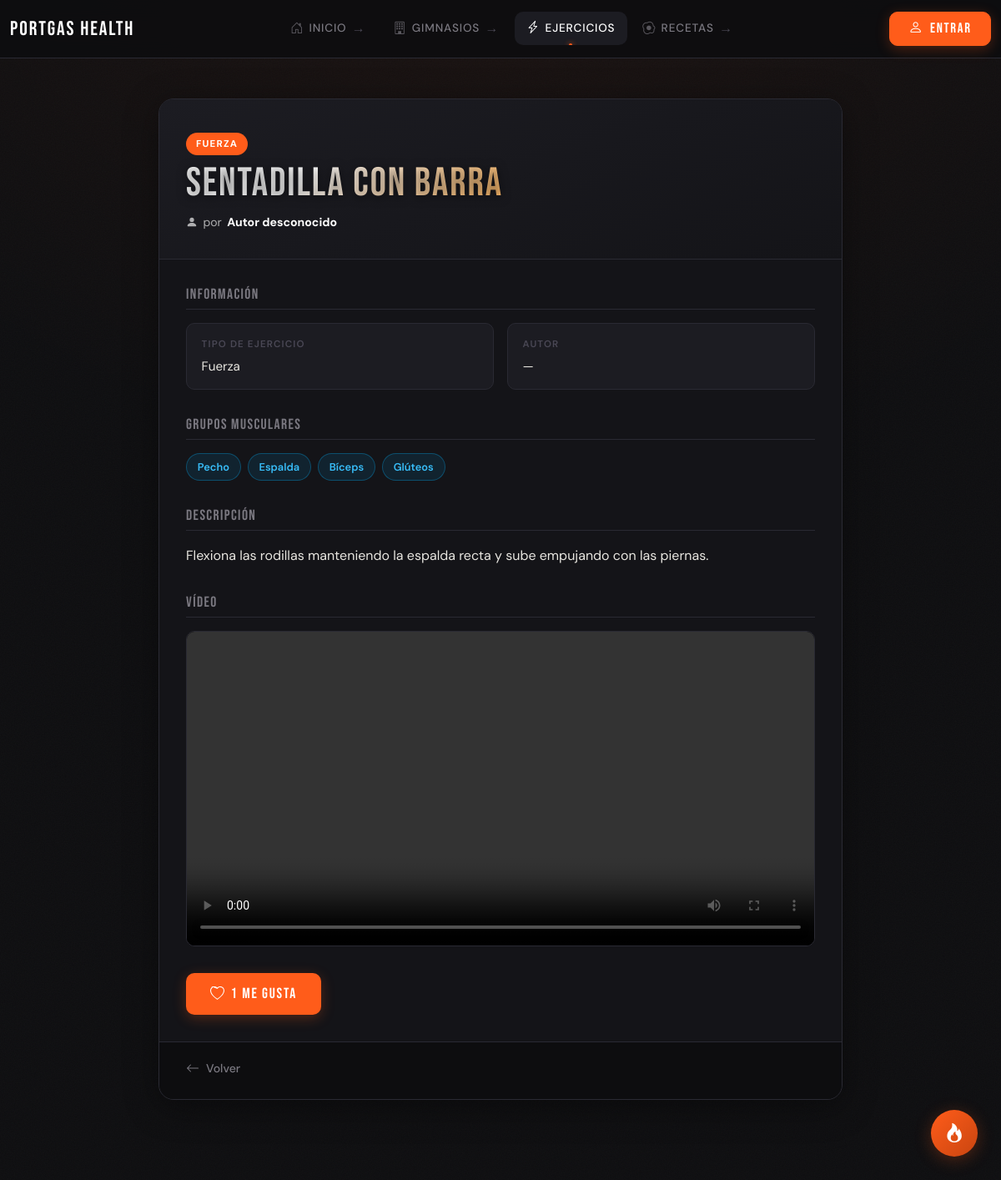
The app's page /ejercicios/265/ with its own data.
### ejercicios/models.py (models this page shows, shortened)
class Ejercicio(models.Model):
    nombre = models.CharField(max_length=100)
    autor = models.ForeignKey(
        settings.AUTH_USER_MODEL,
        on_delete=models.SET_NULL,
        null=True,
        related_name="ejercicios_creados"
    )
    tipo_ejercicio = models.ForeignKey(
        TipoEjercicio,
        on_delete=models.SET_NULL,
        null=True,
        related_name="ejercicios"
    )
    grupo_muscular = models.ManyToManyField(
        GrupoMuscular,
        related_name="ejercicios"
    )
    descripcion = models.TextField(blank=True)
    likes = GenericRelation(Like)
    video = models.FileField(
        upload_to="ejercicios/",
        blank=True,
        null=True,
        default="ejercicios/ejemplo.mp4"
    )

class TipoEjercicio(models.Model):  # hipertrofia, fuerza, resistencia, etc.
    nombre = models.CharField(max_length=100)
    def __str__(self):
        return self.nombre

class GrupoMuscular(models.Model):  # pecho, espalda, piernas, etc.
    nombre = models.CharField(max_length=100)
    def __str__(self):
        return self.nombre

### ejercicios/views.py (the view)
# urls.py: path('<int:pk>/', EjercicioDetailView.as_view(), name='detalle'),
class EjercicioDetailView(DetailView):
    model = Ejercicio
    template_name = "ejercicios/ejec_detalle.html"
    context_object_name = "ejercicio"
    def get(self, request, *args, **kwargs):
        referer = request.META.get("HTTP_REFERER")
        if referer and "editar" not in referer and "eliminar" not in referer:
            if "volver_a" not in request.session:
                request.session["volver_a"] = referer
        return super().get(request, *args, **kwargs)

### templates/ejercicios/ejec_detalle.html (shortened to what this page needs)
{% extends "base.html" %}
{% block content %}
<div class="gym-detail">
  <div class="recipe-header">
    <span class="gym-detail-badge">{{ ejercicio.tipo_ejercicio|default:"Ejercicio" }}</span>
    <h1 class="gym-detail-title">{{ ejercicio.nombre }}</h1>
    <p class="gym-detail-location">
      <svg xmlns="http://www.w3.org/2000/svg" width="14" height="14" fill="currentColor" viewBox="0 0 16 16">
        <path d="M3 14s-1 0-1-1 1-4 6-4 6 3 6 4-1 1-1 1zm5-6a3 3 0 1 0 0-6 3 3 0 0 0 0 6z"/>
      </svg>
      por <strong style="color:var(--white)">{{ ejercicio.autor|default:"Autor desconocido" }}</strong>
    </p>
  </div>
  <div class="gym-detail-body">
    <div class="gym-detail-section">
      <h2 class="gym-detail-section-title">Información</h2>
      <div class="gym-detail-grid">
        <div class="gym-detail-item">
          <span class="gym-detail-label">Tipo de ejercicio</span>
          <span class="gym-detail-value">{{ ejercicio.tipo_ejercicio|default:"—" }}</span>
        </div>
        <div class="gym-detail-item">
          <span class="gym-detail-label">Autor</span>
          <span class="gym-detail-value">{{ ejercicio.autor|default:"—" }}</span>
        </div>
      </div>
    </div>
    <div class="gym-detail-section">
      <h2 class="gym-detail-section-title">Grupos musculares</h2>
      <div style="display:flex; flex-wrap:wrap; gap:0.5rem;">
        {% for grupo in ejercicio.grupo_muscular.all %}
          <span style="background:rgba(0,180,255,0.1); border:1px solid rgba(0,180,255,0.3); color:#38bdf8; font-size:0.8rem; font-weight:600; padding:0.3rem 0.8rem; border-radius:99px;">
            {{ grupo }}
          </span>
        {% empty %}
          <span style="font-size:0.88rem; color:var(--text-dim);">Sin grupos registrados</span>
        {% endfor %}
      </div>
    </div>
    {% if ejercicio.descripcion %}
    <div class="gym-detail-section">
      <h2 class="gym-detail-section-title">Descripción</h2>
      <p style="color:var(--text); line-height:1.7; margin:0;">{{ ejercicio.descripcion }}</p>
    </div>
    {% endif %}
    {% if ejercicio.video %}
    <div class="gym-detail-section">
      <h2 class="gym-detail-section-title">Vídeo</h2>
      <div style="border-radius:var(--radius); overflow:hidden; border:1px solid var(--border); background:#000;">
        <video controls style="width:100%; display:block; max-height:380px; object-fit:contain;">
          <source src="{{ ejercicio.video.url }}" type="video/mp4">
        </video>
      </div>
    </div>
    {% endif %}
    <div class="gym-detail-actions">
      <form action="{% url 'usuarios:toggle_like' 'ejercicio' ejercicio.id %}" method="post">
        <button type="submit" class="gym-like-btn">
          {{ ejercicio.likes.count }} Me gusta
        </button>
      </form>
    </div>
  </div>
  <div class="gym-detail-footer">
    <a href="{{ request.session.volver_a|default:'/' }}" class="btn-back">
      <svg xmlns="http://www.w3.org/2000/svg" width="16" height="16" fill="currentColor" viewBox="0 0 16 16">
        <path fill-rule="evenodd" d="M15 8a.5.5 0 0 0-.5-.5H2.707l3.147-3.146a.5.5 0 1 0-.708-.708l-4 4a.5.5 0 0 0 0 .708l4 4a.5.5 0 0 0 .708-.708L2.707 8.5H14.5A.5.5 0 0 0 15 8z"/>
      </svg>
      Volver
    </a>
  </div>
</div>
{% endblock %}

### static/css/style.css (style rules this page uses)
:root { --bg: #0d0d0f; --surface: #141418; --surface-2: #1c1c22; --border: #2a2a33; --fire: #ff5c1a; --fire-glow: #ff5c1a44; --fire-dim: #c94510; --ember: #ffaa44; --text: #e8e6e0; --text-muted: #7a7880; --text-dim: #4a4855; --white: #ffffff; --font-display: 'Bebas Neue', sans-serif; --font-body: 'DM Sans', sans-serif; --radius: 10px; --radius-lg: 18px; --transition: 0.25s cubic-bezier(0.4, 0, 0.2, 1); }
*, *::before, *::after { box-sizing: border-box; margin: 0; padding: 0; }
html { scroll-behavior: smooth; font-size: 16px; }
body { background-color: var(--bg) !important; color: var(--text); font-family: var(--font-body); font-weight: 400; line-height: 1.65; min-height: 100vh; }
h1, h2, h3, h4 { font-family: var(--font-display); letter-spacing: 0.04em; line-height: 1.1; color: var(--white); }
h1 { font-size: clamp(2.6rem, 6vw, 4.5rem); background: linear-gradient(135deg, #fff 20%, var(--ember) 60%, var(--fire) 100%); -webkit-background-clip: text; -webkit-text-fill-color: transparent; background-clip: text; margin-bottom: 1.5rem; animation: fadeUp 0.6s ease both; }
h2 { font-size: clamp(1.8rem, 4vw, 2.8rem); margin-bottom: 1rem; }
p { color: var(--text-muted); margin-bottom: 1rem; }
a { color: var(--ember); text-decoration: none; transition: color var(--transition); }
button[type="submit"], .btn { font-family: var(--font-display); font-size: 1.1rem; letter-spacing: 0.1em; color: var(--white); background: var(--fire); border: none; border-radius: var(--radius); padding: 0.65rem 1.8rem; cursor: pointer; transition: background var(--transition), transform var(--transition), box-shadow var(--transition); box-shadow: 0 4px 16px var(--fire-glow); white-space: nowrap; }
.gym-detail { max-width: 820px; margin: 0 auto; background: var(--surface); border: 1px solid var(--border); border-radius: var(--radius-lg); overflow: hidden; box-shadow: 0 8px 40px #00000060; animation: fadeUp 0.5s ease both; }
.gym-detail-badge { display: inline-block; background: var(--fire); color: var(--white); font-family: var(--font-body); font-size: 0.72rem; font-weight: 700; letter-spacing: 0.1em; text-transform: uppercase; padding: 0.25rem 0.75rem; border-radius: 99px; width: fit-content; }
.gym-detail-title { font-family: var(--font-display); font-size: clamp(2rem, 5vw, 3rem); color: var(--white); margin: 0; text-shadow: 0 2px 12px rgba(0,0,0,0.5); letter-spacing: 0.04em; line-height: 1.1; }
.gym-detail-location { display: flex; align-items: center; gap: 0.4rem; color: rgba(255,255,255,0.65); font-size: 0.88rem; margin: 0; }
.gym-detail-body { padding: 2rem; display: flex; flex-direction: column; gap: 2rem; }
.gym-detail-section-title { font-family: var(--font-display); font-size: 1.1rem; letter-spacing: 0.08em; color: var(--text-muted); text-transform: uppercase; margin-bottom: 1rem; padding-bottom: 0.5rem; border-bottom: 1px solid var(--border); }
.gym-detail-grid { display: grid; grid-template-columns: repeat(auto-fit, minmax(180px, 1fr)); gap: 1rem; }
.gym-detail-item { background: var(--surface-2); border: 1px solid var(--border); border-radius: var(--radius); padding: 0.9rem 1.1rem; display: flex; flex-direction: column; gap: 0.3rem; transition: border-color var(--transition); }
.gym-detail-label { font-size: 0.72rem; font-weight: 600; letter-spacing: 0.1em; text-transform: uppercase; color: var(--text-dim); }
.gym-detail-value { font-size: 0.95rem; color: var(--text); }
.gym-detail-actions { display: flex; align-items: center; gap: 1rem; flex-wrap: wrap; }
.gym-like-btn { display: inline-flex; align-items: center; gap: 0.5rem; background: transparent; border: 1px solid var(--border); border-radius: var(--radius); color: var(--text-muted); font-family: var(--font-body); font-size: 0.9rem; padding: 0.6rem 1.2rem; cursor: pointer; transition: color var(--transition), border-color var(--transition), background var(--transition); }
.gym-detail-footer { padding: 1.25rem 2rem; border-top: 1px solid var(--border); background: var(--bg); }
.btn-back { display: inline-flex; align-items: center; gap: 0.5rem; font-family: var(--font-body); font-size: 0.88rem; font-weight: 500; color: var(--text-muted); text-decoration: none; transition: color var(--transition); }
.recipe-header { padding: 2.5rem 2rem 2rem; display: flex; flex-direction: column; gap: 0.5rem; border-bottom: 1px solid var(--border); background: linear-gradient(160deg, var(--surface-2) 0%, var(--surface) 100%); }

### records on screen
Ejercicio: tipo_ejercicio "FUERZA", nombre "Sentadilla con barra", autor "Autor desconocido", tipo_ejercicio "Fuerza", autor "—", descripcion "Flexiona las rodillas manteniendo la espalda recta y sube empujando con las piernas."
GrupoMuscular: nombre "Pecho"
GrupoMuscular: nombre "Espalda"
GrupoMuscular: nombre "Bíceps"
GrupoMuscular: nombre "Glúteos"

### other values on screen
{{ ejercicio.likes.count }} "1"
